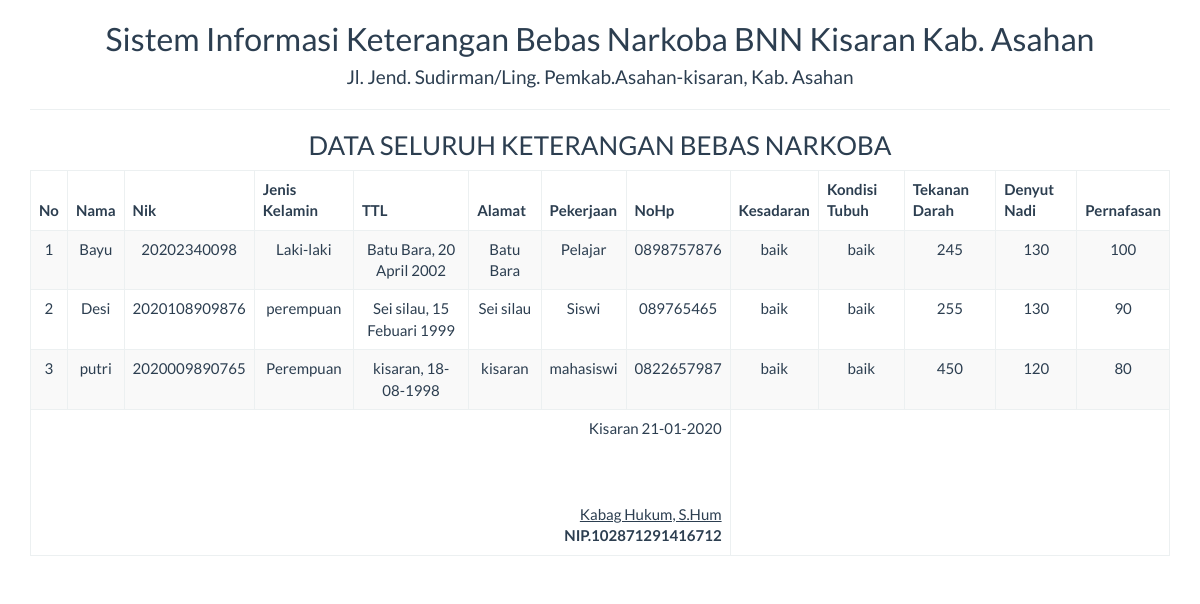
Screenshot of /report/bebas_semua.php with the database file from the repository.
### tables this page shows
CREATE TABLE `tbl_keterangan` (
  `nama_pemohon` varchar(255) NOT NULL,
  `nik` varchar(100) NOT NULL,
  `jk` varchar(30) NOT NULL,
  `umur` varchar(30) NOT NULL,
  `tempat_lahir` varchar(255) NOT NULL,
  `alamat` text NOT NULL,
  `pekerjaan` varchar(100) NOT NULL,
  `no_hp` varchar(15) NOT NULL,
  `kesadaran` varchar(100) NOT NULL,
  `keadaan` varchar(100) NOT NULL,
  `tekanan_darah` varchar(100) NOT NULL,
  `nadi` varchar(100) NOT NULL,
  `pernafasan` varchar(100) NOT NULL
);

### report/bebas_semua.php (the view, shortened to what this page needs)
<!DOCTYPE html>
<html>
    <head>
        <link href="../Assets/css/bootstrap.min.css" rel="stylesheet" type="text/css"/>
    </head>
    <body onload="print()">
        <?php
        include '../config/koneksi.php';
        ?>
        <div class="container">
            <div class='row'>
                <div class="col-sm-12">
                    <div class="text-center">
                        <h2>Sistem Informasi Keterangan Bebas Narkoba BNN Kisaran Kab. Asahan </h2>
                        <h4>Jl. Jend. Sudirman/Ling. Pemkab.Asahan-kisaran, Kab. Asahan</h4>
                        <hr>
                        <h3>DATA SELURUH KETERANGAN BEBAS NARKOBA</h3>
                        <table class="table table-bordered table-striped table-hover">
                        <tbody>
                                <thead>
    								<tr>
                                        <th>No</th><th>Nama</th><th>Nik</th><th>Jenis Kelamin</th><th>TTL</th><th>Alamat</th><th>Pekerjaan</th><th>NoHp</th><th>Kesadaran</th><th>Kondisi Tubuh</th>
                                        <th>Tekanan Darah</th><th>Denyut Nadi</th><th>Pernafasan</th>
                                    </tr>
								</thead>
							<tbody>
                            <?php
                            $sql = "SELECT * FROM tbl_keterangan";
                            $query = mysqli_query($koneksi, $sql) or die("SQL Anda Salah");
                            $nomor = 0;
                            while ($data = mysqli_fetch_array($query)) {
                                $nomor++;
                                ?>
                                <tr>
                                    <td><?= $nomor ?></td>
									<td><?= $data['nama_pemohon'] ?></td>
                                    <td><?= $data['nik'] ?></td>
                                    <td><?= $data['jk'] ?></td>
                                    <td><?= $data['tempat_lahir'] ?></td>
                                    <td><?= $data['alamat'] ?></td>
                                    <td><?= $data['pekerjaan'] ?></td>
                                    <td><?= $data['no_hp'] ?></td>
                                    <td><?= $data['kesadaran'] ?></td>
                                    <td><?= $data['keadaan'] ?></td>
                                    <td><?= $data['tekanan_darah'] ?></td>
                                    <td><?= $data['nadi'] ?></td>
                                    <td><?= $data['pernafasan'] ?></td>
                                </tr>
                            <?php } ?>
							</tbody>
                        </tbody>
                            <tfoot>
                                <tr>
                                    <td colspan="8" class="text-right">
                                        Kisaran  <?= date("d-m-Y") ?>
                                        <br><br><br><br>
                                        <u>Kabag Hukum, S.Hum<strong></u><br>
                                        NIP.102871291416712
									</td>
								</tr>
							</tfoot>
                        </table>
                    </div>
                </div>
            </div>
    </body>
</html>

### rows the page displays
tbl_keterangan: nama_pemohon "Bayu", nik "20202340098", jk "Laki-laki", tempat_lahir "Batu Bara, 20 April 2002", alamat "Batu Bara", pekerjaan "Pelajar", no_hp "0898757876", kesadaran "baik", keadaan "baik", tekanan_darah "245", nadi "130", pernafasan "100"
tbl_keterangan: nama_pemohon "Desi", nik "2020108909876", jk "perempuan", tempat_lahir "Sei silau, 15 Febuari 1999", alamat "Sei silau", pekerjaan "Siswi", no_hp "089765465", kesadaran "baik", keadaan "baik", tekanan_darah "255", nadi "130", pernafasan "90"
tbl_keterangan: nama_pemohon "putri", nik "2020009890765", jk "Perempuan", tempat_lahir "kisaran, 18-08-1998", alamat "kisaran", pekerjaan "mahasiswi", no_hp "0822657987", kesadaran "baik", keadaan "baik", tekanan_darah "450", nadi "120", pernafasan "80"
